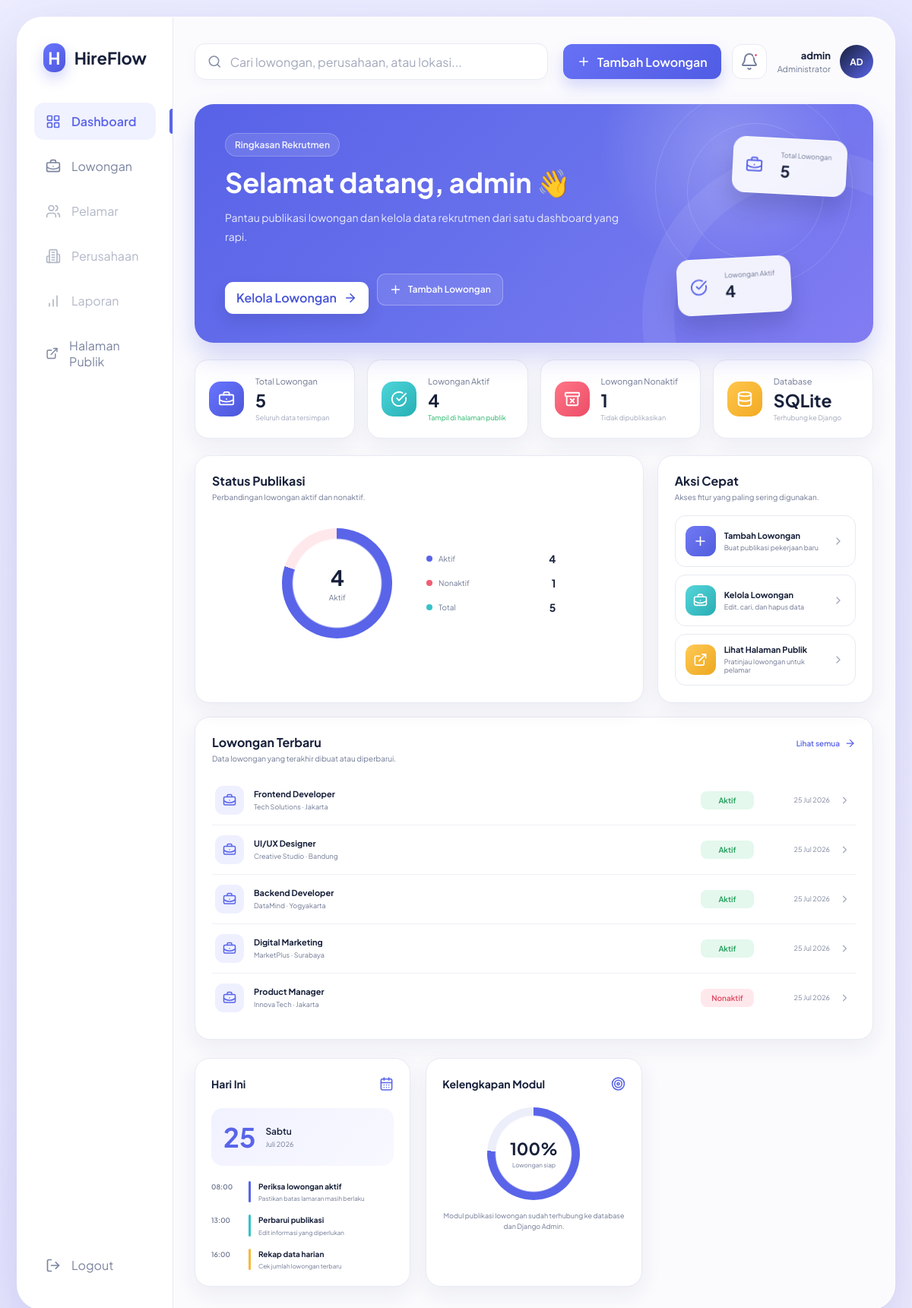
The page /dashboard/ (signed in) on the database its author committed.
### lowongan/models.py (models this page shows, shortened)
class Lowongan(models.Model):
    TIPE_PEKERJAAN = [
        ('full_time', 'Full Time'),
        ('part_time', 'Part Time'),
        ('magang', 'Magang'),
        ('freelance', 'Freelance'),
        ('kontrak', 'Kontrak'),
    ]
    judul = models.CharField(
        max_length=150,
        verbose_name='Posisi Pekerjaan'
    )
    perusahaan = models.CharField(
        max_length=150
    )
    lokasi = models.CharField(
        max_length=150
    )
    tipe_pekerjaan = models.CharField(
        max_length=20,
        choices=TIPE_PEKERJAAN
    )
    deskripsi = models.TextField()
    kualifikasi = models.TextField(
        blank=True
    )
    batas_lamaran = models.DateField(
        blank=True,
        null=True
    )
    status_aktif = models.BooleanField(
        default=True
    )
    dibuat_pada = models.DateTimeField(
        auto_now_add=True
    )
    diperbarui_pada = models.DateTimeField(
        auto_now=True
    )
    class Meta:
        ordering = ['-dibuat_pada']
        verbose_name = 'Lowongan'
        verbose_name_plural = 'Lowongan'

### administrator/views.py (the view)
# urls.py: path('', views.dashboard, name='dashboard'),
@login_required
def dashboard(request):
    daftar_lowongan = Lowongan.objects.all()
    context = {
        'jumlah_lowongan': daftar_lowongan.count(),
        'jumlah_aktif': daftar_lowongan.filter(status_aktif=True).count(),
        'jumlah_nonaktif': daftar_lowongan.filter(status_aktif=False).count(),
        'lowongan_terbaru': daftar_lowongan[:5],
    }
    return render(request, 'administrator/dashboard.html', context)

### administrator/templates/administrator/dashboard.html (shortened to what this page needs)
{% extends 'base_admin.html' %}
{% block nav_dashboard %}active{% endblock %}
{% block content %}
<div class="dashboard-home-layout">
  <section class="dashboard-home-main">
    <section class="dashboard-welcome">
      <div class="welcome-copy">
        <span class="hero-badge">Ringkasan Rekrutmen</span>
        <h1>Selamat datang, {{ request.user.username }} 👋</h1>
        <p>Pantau publikasi lowongan dan kelola data rekrutmen dari satu dashboard yang rapi.</p>
        <div class="welcome-actions">
          <a class="hero-button" href="{% url 'administrator:kelola_lowongan' %}">
            Kelola Lowongan <i data-lucide="arrow-right"></i>
          </a>
          <a class="welcome-secondary" href="{% url 'administrator:tambah_lowongan' %}">
            <i data-lucide="plus"></i> Tambah Lowongan
          </a>
        </div>
      </div>
      <div class="welcome-visual" aria-hidden="true">
        <div class="visual-ring ring-one"></div>
        <div class="visual-card visual-card-one">
          <i data-lucide="briefcase-business"></i><span>Total Lowongan</span><strong>{{ jumlah_lowongan }}</strong>
        </div>
        <div class="visual-card visual-card-two">
          <i data-lucide="circle-check-big"></i><span>Lowongan Aktif</span><strong>{{ jumlah_aktif }}</strong>
        </div>
      </div>
    </section>
    <section class="stats-grid dashboard-stats">
      <article class="stat-card">
        <div class="stat-icon purple"><i data-lucide="briefcase-business"></i></div>
        <div><span>Total Lowongan</span><strong>{{ jumlah_lowongan }}</strong><small>Seluruh data tersimpan</small></div>
      </article>
      <article class="stat-card">
        <div class="stat-icon cyan"><i data-lucide="circle-check-big"></i></div>
        <div><span>Lowongan Aktif</span><strong>{{ jumlah_aktif }}</strong><small class="positive">Tampil di halaman publik</small></div>
      </article>
      <article class="stat-card">
        <div class="stat-icon red"><i data-lucide="archive-x"></i></div>
        <div><span>Lowongan Nonaktif</span><strong>{{ jumlah_nonaktif }}</strong><small>Tidak dipublikasikan</small></div>
      </article>
      <article class="stat-card">
        <div class="stat-icon yellow"><i data-lucide="database"></i></div>
        <div><span>Database</span><strong>SQLite</strong><small>Terhubung ke Django</small></div>
      </article>
    </section>
    <div class="dashboard-middle-grid">
      <section class="dashboard-card progress-card">
        <div class="dashboard-card-header">
          <div><h2>Status Publikasi</h2><p>Perbandingan lowongan aktif dan nonaktif.</p></div>
        </div>
        <div class="status-overview">
          <div class="status-donut" style="--active: {% if jumlah_lowongan %}{% widthratio jumlah_aktif jumlah_lowongan 100 %}{% else %}0{% endif %}%">
            <div><strong>{{ jumlah_aktif }}</strong><span>Aktif</span></div>
          </div>
          <div class="status-breakdown">
            <div><span><i class="legend-dot purple-dot"></i> Aktif</span><strong>{{ jumlah_aktif }}</strong></div>
            <div><span><i class="legend-dot red-dot"></i> Nonaktif</span><strong>{{ jumlah_nonaktif }}</strong></div>
            <div><span><i class="legend-dot cyan-dot"></i> Total</span><strong>{{ jumlah_lowongan }}</strong></div>
          </div>
        </div>
      </section>
      <section class="dashboard-card quick-actions-card">
        <div class="dashboard-card-header"><div><h2>Aksi Cepat</h2><p>Akses fitur yang paling sering digunakan.</p></div></div>
        <div class="quick-actions-grid">
          <a href="{% url 'administrator:tambah_lowongan' %}" class="quick-action">
            <div class="quick-action-icon purple"><i data-lucide="plus"></i></div>
            <div><strong>Tambah Lowongan</strong><span>Buat publikasi pekerjaan baru</span></div><i data-lucide="chevron-right"></i>
          </a>
          <a href="{% url 'administrator:kelola_lowongan' %}" class="quick-action">
            <div class="quick-action-icon cyan"><i data-lucide="briefcase-business"></i></div>
            <div><strong>Kelola Lowongan</strong><span>Edit, cari, dan hapus data</span></div><i data-lucide="chevron-right"></i>
          </a>
          <a href="{% url 'lowongan:daftar_lowongan' %}" target="_blank" class="quick-action">
            <div class="quick-action-icon yellow"><i data-lucide="external-link"></i></div>
            <div><strong>Lihat Halaman Publik</strong><span>Pratinjau lowongan untuk pelamar</span></div><i data-lucide="chevron-right"></i>
          </a>
        </div>
      </section>
    </div>
    <section class="dashboard-card recent-jobs-card">
      <div class="dashboard-card-header">
        <div><h2>Lowongan Terbaru</h2><p>Data lowongan yang terakhir dibuat atau diperbarui.</p></div>
        <a class="text-link" href="{% url 'administrator:kelola_lowongan' %}">Lihat semua <i data-lucide="arrow-right"></i></a>
      </div>
      <div class="recent-job-list">
        {% for lowongan in lowongan_terbaru %}
          <a class="recent-job-item" href="{% url 'administrator:edit_lowongan' lowongan.pk %}">
            <div class="recent-job-icon"><i data-lucide="briefcase-business"></i></div>
            <div class="recent-job-main"><strong>{{ lowongan.judul }}</strong><span>{{ lowongan.perusahaan }} · {{ lowongan.lokasi }}</span></div>
            <span class="status-pill {% if lowongan.status_aktif %}aktif{% else %}nonaktif{% endif %}">{% if lowongan.status_aktif %}Aktif{% else %}Nonaktif{% endif %}</span>
            <span class="recent-job-date">{{ lowongan.diperbarui_pada|date:"d M Y" }}</span>
            <i class="recent-job-arrow" data-lucide="chevron-right"></i>
          </a>
        {% empty %}
          <div class="dashboard-empty"><i data-lucide="briefcase-business"></i><p>Belum ada lowongan. Tambahkan lowongan pertama dari tombol di atas.</p></div>
        {% endfor %}
      </div>
    </section>
  </section>
  <aside class="right-panel dashboard-right-panel">
    <section class="side-card">
      <div class="side-title"><h3>Hari Ini</h3><i data-lucide="calendar-days"></i></div>
      <div class="today-date"><strong>{% now "d" %}</strong><div><span>{% now "l" %}</span><small>{% now "F Y" %}</small></div></div>
      <div class="schedule-list">
        <div class="schedule-item"><span class="schedule-time">08:00</span><i class="schedule-line purple-line"></i><div><strong>Periksa lowongan aktif</strong><small>Pastikan batas lamaran masih berlaku</small></div></div>
        <div class="schedule-item"><span class="schedule-time">13:00</span><i class="schedule-line cyan-line"></i><div><strong>Perbarui publikasi</strong><small>Edit informasi yang diperlukan</small></div></div>
        <div class="schedule-item"><span class="schedule-time">16:00</span><i class="schedule-line yellow-line"></i><div><strong>Rekap data harian</strong><small>Cek jumlah lowongan terbaru</small></div></div>
      </div>
    </section>
    <section class="side-card target-card">
      <div class="side-title"><h3>Kelengkapan Modul</h3><i data-lucide="target"></i></div>
      <div class="target-progress"><div class="target-circle"><strong>100%</strong><span>Lowongan siap</span></div></div>
      <p>Modul publikasi lowongan sudah terhubung ke database dan Django Admin.</p>
    </section>
  </aside>
</div>
{% endblock %}

### templates/base_admin.html (shortened to what this page needs)
{% load static %}
<!DOCTYPE html>
<html lang="id">
<head>
  <link rel="stylesheet" href="{% static 'hireflow/css/style.css' %}">
</head>
<body>
  <div class="page-background">
    <div class="app-shell">
      <aside class="sidebar" id="sidebar">
        <a class="brand" href="{% url 'administrator:dashboard' %}">
          <div class="brand-logo">H</div>
          <span>HireFlow</span>
        </a>
        <nav class="nav-menu">
          <a class="nav-item {% block nav_dashboard %}{% endblock %}" href="{% url 'administrator:dashboard' %}">
            <i data-lucide="layout-grid"></i><span>Dashboard</span>
          </a>
          <a class="nav-item {% block nav_lowongan %}{% endblock %}" href="{% url 'administrator:kelola_lowongan' %}">
            <i data-lucide="briefcase-business"></i><span>Lowongan</span>
          </a>
          <a class="nav-item nav-disabled" href="#" title="Modul pelamar dapat ditambahkan berikutnya">
            <i data-lucide="users"></i><span>Pelamar</span>
          </a>
          <a class="nav-item nav-disabled" href="#" title="Modul perusahaan dapat ditambahkan berikutnya">
            <i data-lucide="building-2"></i><span>Perusahaan</span>
          </a>
          <a class="nav-item nav-disabled" href="#" title="Modul laporan dapat ditambahkan berikutnya">
            <i data-lucide="chart-no-axes-column-increasing"></i><span>Laporan</span>
          </a>
          <a class="nav-item" href="{% url 'lowongan:daftar_lowongan' %}" target="_blank">
            <i data-lucide="external-link"></i><span>Halaman Publik</span>
          </a>
        </nav>
        <form class="sidebar-logout-form" method="post" action="{% url 'logout' %}">
          <button class="logout-button" type="submit">
            <i data-lucide="log-out"></i><span>Logout</span>
          </button>
        </form>
      </aside>
      <main class="main-content">
        <header class="topbar">
          {% block topbar_search %}
          <form class="search-box" action="{% url 'administrator:kelola_lowongan' %}" method="get">
            <i data-lucide="search"></i>
            <input name="q" type="search" placeholder="Cari lowongan, perusahaan, atau lokasi...">
          </form>
          {% endblock %}
          <div class="topbar-actions">
            {% block topbar_action %}
            <a class="primary-button topbar-link" href="{% url 'administrator:tambah_lowongan' %}">
              <i data-lucide="plus"></i><span>Tambah Lowongan</span>
            </a>
            {% endblock %}
            <button class="icon-button" type="button" aria-label="Notifikasi">
              <i data-lucide="bell"></i><span class="notification-dot"></span>
            </button>
            <div class="admin-profile">
              <div class="admin-text">
                <strong>{{ request.user.get_full_name|default:request.user.username }}</strong>
                <span>Administrator</span>
              </div>
              <div class="avatar">{{ request.user.username|slice:":2"|upper }}</div>
            </div>
          </div>
        </header>
        {% block content %}{% endblock %}
      </main>
    </div>
  </div>
</body>
</html>

### rows shown on the page
Lowongan: judul "Frontend Developer", perusahaan "Tech Solutions", lokasi "Jakarta", status_aktif "Aktif", diperbarui_pada "25 Jul 2026"
Lowongan: judul "UI/UX Designer", perusahaan "Creative Studio", lokasi "Bandung", status_aktif "Aktif", diperbarui_pada "25 Jul 2026"
Lowongan: judul "Backend Developer", perusahaan "DataMind", lokasi "Yogyakarta", status_aktif "Aktif", diperbarui_pada "25 Jul 2026"
Lowongan: judul "Digital Marketing", perusahaan "MarketPlus", lokasi "Surabaya", status_aktif "Aktif", diperbarui_pada "25 Jul 2026"
Lowongan: judul "Product Manager", perusahaan "Innova Tech", lokasi "Jakarta", status_aktif "Nonaktif", diperbarui_pada "25 Jul 2026"

### other values the page prints
{{ request.user.get_full_name|default:request.user.username }} "admin"
{{ request.user.username|slice:":2"|upper }} "AD"
{{ request.user.username }} "admin"
{{ jumlah_lowongan }} "5"
{{ jumlah_aktif }} "4"
{{ jumlah_nonaktif }} "1"
